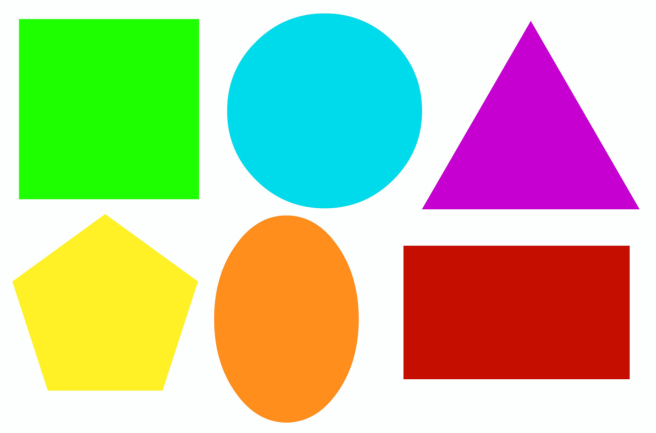
#> input picture data/findshape.png, 1311 x 865 px (shown at 1/2 size)
$ jupyter execute research.ipynb
#> lines starting #> are read from the running program, lines starting #| are printed output that depends on the picture; after the words box and inside, x2 and y2 are one past the last pixel; in counts of white or black regions, pixels touching at a corner belong together
[cell 1]
import numpy as np
import matplotlib.pyplot as plt
import os

import cv2
import imutils
import imutils.perspective as persp # order the contour coordinates i.e. left, top, right, buttom
import scipy.spatial.distance as dist

[cell 2]
# load images
img_dir = r'data/'
img = cv2.imread(os.path.join(img_dir, 'findshape.png')) # read in B G R order
#> img is the input picture: shape (865, 1311, 3); mean B, G, R 156.5, 196.5, 191.1

# convert to R G B
rgb_img = cv2.cvtColor(img, cv2.COLOR_BGR2RGB)

# show the image
plt.figure(figsize=(15, 15))
plt.imshow(rgb_img)
plt.show()

[cell 3]
# Convert into GRAY scale for detecting the contours i.e. outline of each individual obejct
gray_img = cv2.cvtColor(img, cv2.COLOR_BGR2GRAY)
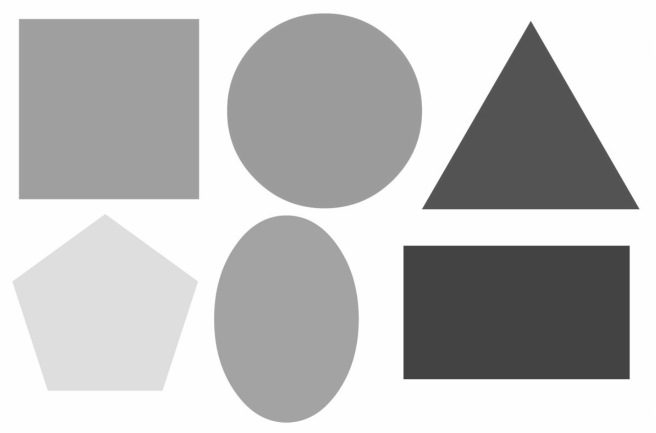
#> gray_img: shape (865, 1311) (shown at 1/2 size); min 64, max 255, mean 190.2
gary_rgb_img = cv2.cvtColor(gray_img, cv2.COLOR_BGR2RGB) # TODO: why do we need to convert gray to RGB?

# Show the image
plt.figure(figsize=(15, 15))
plt.imshow(gary_rgb_img)
plt.show()

[cell 4]
# remove the excessive noises using THRESHOLD
_, thresh_img = cv2.threshold(gray_img, 200, 255, cv2.THRESH_BINARY)
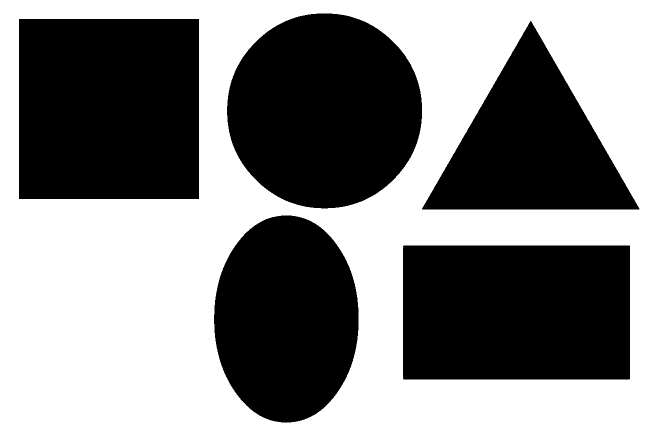
#> thresh_img: shape (865, 1311) (shown at 1/2 size); 51.7% white; 5 black regions

# Show the image
plt.figure(figsize=(15, 15))
plt.imshow(thresh_img)
plt.show()

[cell 5]
# find the total contours
conts = cv2.findContours(thresh_img, cv2.RETR_TREE, cv2.CHAIN_APPROX_SIMPLE)
#> conts = 6 contours; box (x1, y1, x2, y2) and area: (0, 0, 1311, 865) 1131840, (37, 37, 399, 399) 130319, (805, 490, 1261, 760) 122386, (453, 26, 845, 418) 120194, (427, 430, 718, 846) 94797, (843, 41, 1280, 420) 83083

# fine tune the contours return by cv2 using imutils(Because there are some contours openCV didn't catch)
conts = imutils.grab_contours(conts) # TODO: why do we need to findContours from openCV firstly? # TODO: it still catch 6 contours after threshold to 5
len(conts)
#> Out = 6

[cell 6]
# highlight contours by creating an empty image with the same dimension with original image
cont_img = np.zeros(img.shape)
plt.imshow(cont_img)

[cell 7]
# Draw the contours in the empty image i.e. cont_img
cont_img = np.zeros(img.shape)
cont_img = cv2.drawContours(cont_img, conts, -1, (0, 255, 0), 2) # 2 is the thickness
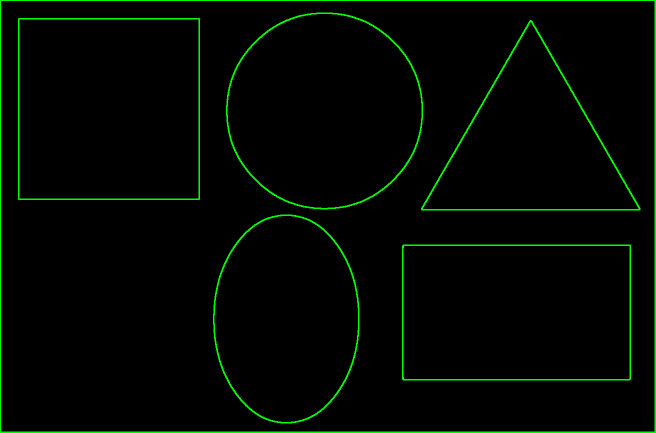
#> cont_img: shape (865, 1311, 3) float64 (shown at 1/2 size); mean of channels 0, 1, 2 0, 6.7, 0; drawn as B, G, R

# show the image only with the borders of contours
plt.figure(figsize=(15, 15))
plt.imshow(cont_img)
plt.show()

[cell 8]
# **Extra: loop over all the contours to draw them
# each contour has its own coordinate with start point and end point from the left top to the righ bottom and an accurancy

# find the total contours
conts = cv2.findContours(thresh_img, cv2.RETR_TREE, cv2.CHAIN_APPROX_SIMPLE)
conts = imutils.grab_contours(conts)

# Draw the contours in the empty image i.e. cont_img
cont_img = np.zeros(img.shape)

def midPoint(ptA, ptB):
    return (int((ptA[0] + ptB[0]) / 2), int((ptA[1] + ptB[1]) / 2))

for c in conts:
    # extract the bot points(left top, right bottom, accurancy)
    box = cv2.minAreaRect(c)

    # retrieve the coordinates of contours
    box = cv2.boxPoints(box)

    # convert box points into integer
    box = np.array(box, dtype='int')

    # not draw contours with small area
    if cv2.contourArea(c) < 100000:
        continue

    # draw the contours
    cv2.drawContours(cont_img, [c], -1, (0, 255, 0), 2)
    # make the surrounding box
    cv2.drawContours(cont_img, [box], -1, (255, 255, 255), 2)

    # set individual box
    for (x, y) in box:

        # draw a dot at point of box
        cv2.circle(cont_img, (x, y), 3, (255, 0, 0), 3)

        # identify the midpoint on each side of box then connect them
        # get top-bottom
        (tl, tr, br, bl) = box
        (midtX, midtY) = midPoint(tl, tr)
        (midbX, midbY) = midPoint(br, bl)

        # get left-right

        (midlX, midlY) = midPoint(tl, bl)
        (midrX, midrY) = midPoint(tr, br)

        cv2.circle(cont_img, (midlX, midlY), 2, (255, 0, 0), 2)
        cv2.circle(cont_img, (midbX, midbY), 2, (255, 0, 0), 2)

        cv2.circle(cont_img, (midtX, midtY), 2, (255, 0, 0), 2)
        cv2.circle(cont_img, (midrX, midrY), 2, (255, 0, 0), 2)

        # connect them
        cv2.line(cont_img, (midtX, midtY), (midbX, midbY), (255, 255, 255), 1)
        cv2.line(cont_img, (midlX, midlY), (midrX, midrY), (255, 255, 255), 1)

        # calculate the distance based on the midpoint
        dA = dist.euclidean((midtX, midtY), (midbX, midbY))
        cv2.putText(cont_img, '{:.1f} px'.format(dA), (midtX-10, midtY-10), cv2.FONT_HERSHEY_SIMPLEX, 0.8, (255, 255, 255), 2)

        dB = dist.euclidean((midlX, midlY), (midrX, midrY))
        cv2.putText(cont_img, '{:.1f} px'.format(dB), (midlX-10, midlY-10), cv2.FONT_HERSHEY_SIMPLEX, 0.8, (255, 255, 255), 2)
#> this loop made 6 passes
#> box on passes 2 to 6: [[1260, 759], [805, 759], [805, 490], [1260, 490]], [[717, 845], [427, 845], [427, 430], [717, 430]], [[1279, 419], [843, 419], [843, 41], [1279, 41]], [[398, 398], [37, 398], [37, 37], [398, 37]], [[649, 497], [373, 221], [648, -54], [924, 221]]
#> (c, box) on pass 1: ([[0, 0], [0, 864], [1310, 864], [1310, 0]], [[1310, 864], [0, 864], [0, 0], [1310, 0]])
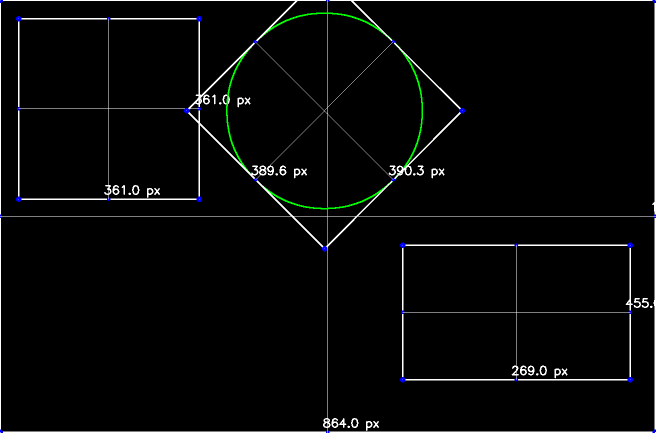
#> cont_img: shape (865, 1311, 3) float64 (shown at 1/2 size); mean of channels 0, 1, 2 7.2, 7.6, 6.8; drawn as B, G, R

# show the image
plt.figure(figsize=(15, 15))
plt.imshow(cont_img)
plt.show()
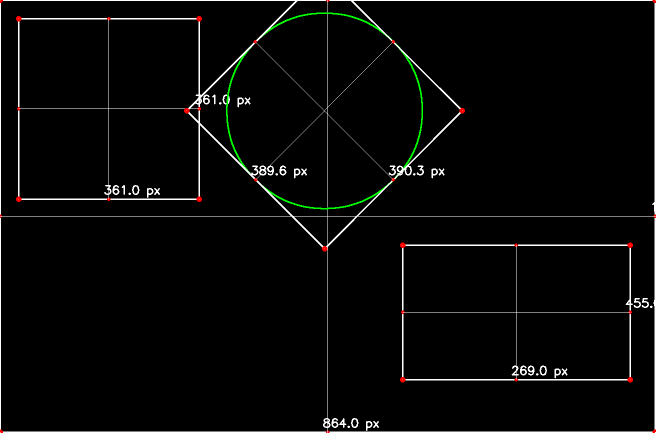
#> shown: shape (865, 1311, 3) float64 (shown at 1/2 size); mean R, G, B 0.0282, 0.0298, 0.0267
